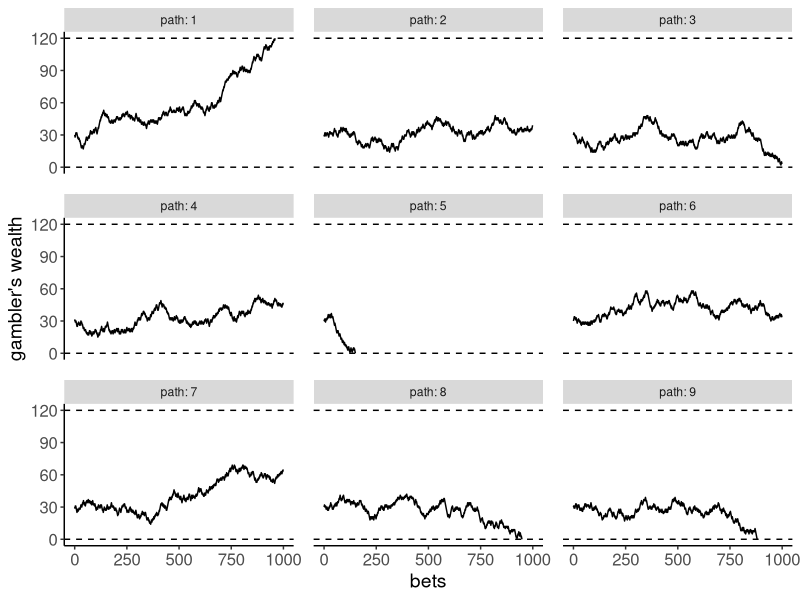

Write the R code that produced this figure.
## ---- chunk 1
#| code-fold: true
set.seed(2001)
gambler <- function(k, n, p) {
  stake <- k
	while (stake > 0 & stake < n) {
		bet <- sample(c(-1, 1), 1, prob = c(1-p, p))
		stake <- stake + bet
	}
	if (stake == n) return(1) else return(0)
}   
k <- 15         # initial wealth
n <- 120        # final wealth
p <- 0.5        # probability of win at each bet
ntrials <- 1000 # number of independent trials

sim <- replicate(ntrials, gambler(k, n, p))
p_ruin <- 1 - sum(sim)/ntrials 
## ---- chunk 2
#| code-fold: true
#| message: false
#| warning: false
#| label: fig-fig2
#| fig-cap: "Gambler's random walk: nine sample paths. The outcome of up to a maximum of 1000 bets is considered here."
library(tidyverse)
library(ggpubr)

set.seed(2001)
k <- 30       # initial wealth
n <- 120      # final wealth
p <- 0.5      # probability of win at each bet
ntrials <- 9  # number of independent trials
nstep <- 1000 # number of steps
traj <- matrix(NA, nrow = nstep, ncol = ntrials)
for (i in 1:ntrials) {
  traj[1, i] <- k
  jmax <- nstep
  for (j in 2:nstep) {
		  bet <- sample(c(-1, 1), 1, prob = c(1-p, p))
		  traj[j, i] <- traj[j-1, i] + bet
		  if (traj[j, i] == 0 | traj[j, i] == n) {
		    break
		  }
  }
}   
t <- rep(seq(0, nstep-1, by = 1), ntrials)
path <- rep(c("1", "2", "3", "4", "5", "6", "7", "8", "9"), each = nstep)
traj <- c(traj)
df <- data.frame(t = t, path = path, data = traj)

my_theme = theme(
    axis.title.x = element_text(size = 14),
    axis.text.x = element_text(size = 12),
    axis.title.y = element_text(size = 14),
    axis.text.y = element_text(size = 12),
    legend.title = element_text(size = 12),
    legend.text = element_text(size = 12),
    panel.border = element_blank(),
    panel.grid.major = element_blank(),
    panel.grid.minor = element_blank(),
    panel.background = element_blank(),
    panel.spacing = unit(1, "lines"),
    axis.line = element_line(colour = "black"))

ggplot(df, aes(x = t, y = data, path = path)) + 
  geom_line() +
  labs(x = "bets",
       y = "gambler's wealth") +
  geom_hline(yintercept = 0, linetype = "dashed") + 
  geom_hline(yintercept = 120, linetype = "dashed") +
  scale_y_continuous(breaks = c(0, 30, 60, 90, 120)) +
  facet_wrap(~path, labeller = "label_both") + 
  my_theme
